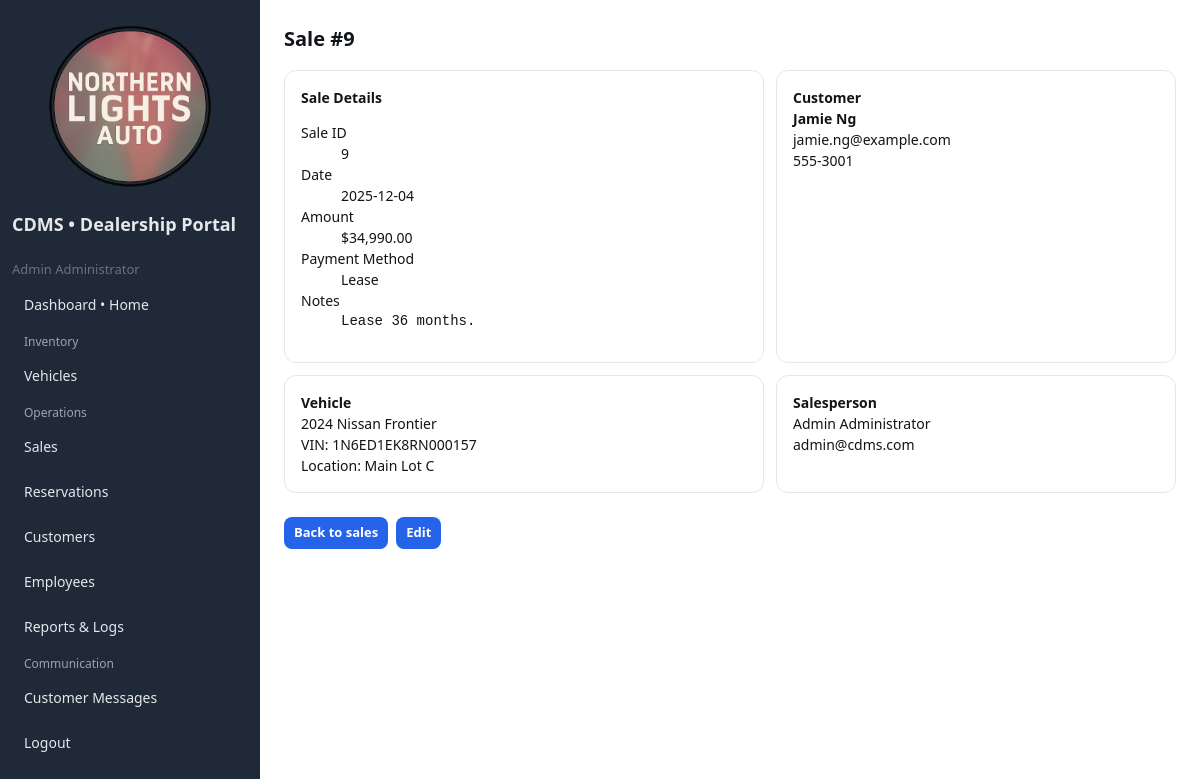
/public/sale_view.php?id=9 (signed in), run on the app's committed database.
### tables this page shows
CREATE TABLE `sales` (
  `sale_id` int(11) NOT NULL,
  `vehicle_id` int(11) NOT NULL,
  `customer_id` int(11) NOT NULL,
  `employee_id` int(11) NOT NULL,
  `sale_price` decimal(10,2) NOT NULL,
  `sale_date` date NOT NULL DEFAULT curdate(),
  `payment_method` enum('cash','finance','lease','other') NOT NULL DEFAULT 'finance',
  `notes` varchar(500) DEFAULT NULL,
  `created_at` timestamp NOT NULL DEFAULT current_timestamp(),
  `updated_at` timestamp NOT NULL DEFAULT current_timestamp() ON UPDATE current_timestamp()
);

CREATE TABLE `customers` (
  `customer_id` int(11) NOT NULL,
  `first_name` varchar(50) NOT NULL,
  `last_name` varchar(50) NOT NULL,
  `email` varchar(120) NOT NULL,
  `phone` varchar(30) DEFAULT NULL,
  `address_line1` varchar(120) DEFAULT NULL,
  `address_line2` varchar(120) DEFAULT NULL,
  `city` varchar(80) DEFAULT NULL,
  `state_province` varchar(80) DEFAULT NULL,
  `postal_code` varchar(20) DEFAULT NULL,
  `created_at` timestamp NOT NULL DEFAULT current_timestamp(),
  `updated_at` timestamp NOT NULL DEFAULT current_timestamp() ON UPDATE current_timestamp(),
  `password_hash` varchar(255) DEFAULT NULL
);

CREATE TABLE `vehicles` (
  `vehicle_id` int(11) NOT NULL,
  `vin` char(17) NOT NULL,
  `make` varchar(50) NOT NULL,
  `model` varchar(50) NOT NULL,
  `trim` varchar(50) DEFAULT NULL,
  `model_year` year(4) NOT NULL,
  `color` varchar(40) DEFAULT NULL,
  `body_style` varchar(40) DEFAULT NULL,
  `transmission` varchar(40) DEFAULT NULL,
  `fuel_type` varchar(40) DEFAULT NULL,
  `mileage` int(11) DEFAULT 0,
  `price` decimal(10,2) NOT NULL,
  `image_url` varchar(255) DEFAULT NULL,
  `status` enum('available','reserved','sold') NOT NULL DEFAULT 'available',
  `image_filename` varchar(255) DEFAULT NULL,
  `location` varchar(80) DEFAULT NULL,
  `listed_at` date NOT NULL DEFAULT curdate(),
  `created_at` timestamp NOT NULL DEFAULT current_timestamp(),
  `updated_at` timestamp NOT NULL DEFAULT current_timestamp() ON UPDATE current_timestamp()
);

CREATE TABLE `employees` (
  `employee_id` int(11) NOT NULL,
  `first_name` varchar(50) NOT NULL,
  `last_name` varchar(50) NOT NULL,
  `email` varchar(120) NOT NULL,
  `password_hash` varchar(100) DEFAULT NULL,
  `phone` varchar(30) DEFAULT NULL,
  `role` enum('sales','manager','admin') NOT NULL DEFAULT 'sales',
  `hire_date` date NOT NULL DEFAULT curdate(),
  `is_active` tinyint(1) NOT NULL DEFAULT 1,
  `created_at` timestamp NOT NULL DEFAULT current_timestamp(),
  `updated_at` timestamp NOT NULL DEFAULT current_timestamp() ON UPDATE current_timestamp()
);

### public/sale_view.php (the view, shortened to what this page needs)
<?php
$id = isset($_GET['id']) ? (int)$_GET['id'] : 0;
$pdo = DB::conn();
try {
    $st = $pdo->prepare(
        "SELECT s.*, c.first_name AS c_first, c.last_name AS c_last, c.email AS c_email, c.phone AS c_phone,
                v.make, v.model, v.model_year, v.vin, v.location,
                e.first_name AS e_first, e.last_name AS e_last, e.email AS e_email
        FROM sales s
        LEFT JOIN customers c ON c.customer_id = s.customer_id
        LEFT JOIN vehicles  v ON v.vehicle_id  = s.vehicle_id
        LEFT JOIN employees e ON e.employee_id = s.employee_id
        WHERE s.sale_id = ? LIMIT 1"
    );
    $st->execute([$id]);
    $sale = $st->fetch(PDO::FETCH_ASSOC);
} catch (Throwable $e) {
    $sale = false;
}
?>
<!doctype html>
<html>
<head>
    <?php include __DIR__ . '/../includes/header.php'; ?>
</head>
<body>
    <div class="layout">
        <?php include __DIR__ . '/_sidebar.php'; ?>
        <div class="content">
            <div class="header">
                <div class="title">Sale #<?= (int)$sale['sale_id'] ?></div>
            </div>
            <div class="two-col">
                <div class="card">
                    <div class="card-header"><strong>Sale Details</strong></div>
                    <div class="card-body">
                        <dl>
                            <dt>Sale ID</dt><dd><?= (int)$sale['sale_id'] ?></dd>
                            <dt>Date</dt><dd><?= htmlspecialchars($sale['sale_date']) ?></dd>
                            <dt>Amount</dt><dd>$<?= number_format((float)$sale['sale_price'], 2) ?></dd>
                            <dt>Payment Method</dt><dd><?= htmlspecialchars(ucfirst($sale['payment_method'] ?? '')) ?></dd>
                            <dt>Notes</dt><dd><pre style="white-space:pre-wrap;margin:0;"><?= htmlspecialchars($sale['notes'] ?? '') ?></pre></dd>
                        </dl>
                    </div>
                </div>
                <div class="card">
                    <div class="card-header"><strong>Customer</strong></div>
                    <div class="card-body">
                        <div><strong><?= htmlspecialchars(trim(($sale['c_first'] ?? '') . ' ' . ($sale['c_last'] ?? ''))) ?></strong></div>
                        <div><?= htmlspecialchars($sale['c_email'] ?? '') ?></div>
                        <div><?= htmlspecialchars($sale['c_phone'] ?? '') ?></div>
                    </div>
                </div>
                <div class="card">
                    <div class="card-header"><strong>Vehicle</strong></div>
                    <div class="card-body">
                        <div><?= htmlspecialchars((($sale['model_year'] ?? '') . ' ' . ($sale['make'] ?? '') . ' ' . ($sale['model'] ?? ''))) ?></div>
                        <div>VIN: <?= htmlspecialchars($sale['vin'] ?? '') ?></div>
                        <div>Location: <?= htmlspecialchars($sale['location'] ?? '') ?></div>
                    </div>
                </div>
                <div class="card">
                    <div class="card-header"><strong>Salesperson</strong></div>
                    <div class="card-body">
                        <div><?= htmlspecialchars(trim(($sale['e_first'] ?? '') . ' ' . ($sale['e_last'] ?? ''))) ?></div>
                        <div><?= htmlspecialchars($sale['e_email'] ?? '') ?></div>
                    </div>
                </div>
                <div style="grid-column: 1 / 2; margin-top:12px; display:flex; gap:8px; align-items:flex-start;">
                    <a class="btn btn-primary btn-sm" href="<?= BASE_URL ?>/sales.php">Back to sales</a>
                    <a class="btn btn-primary btn-sm" href="<?= BASE_URL ?>/sale_edit.php?id=<?= (int)$sale['sale_id'] ?>">Edit</a>
                </div>
            </div>
        </div>
    </div>
</body>
</html>

### public/assets/style.css (style rules this page uses)
:root { --bg: #ffffff; --sidebar-width: 260px; --text: #111418; --muted: #6b7280; --accent: #2563eb; --accent-hover: #1d4ed8; --sidebar: #1f2937; --sidebar-text: #e5e7eb; --sidebar-active: #111827; --border: #e5e7eb; --table-stripe: #f8fafc; --card-bg: #ffffff; --card-hover: #f8fafc; --input-bg: #ffffff; --table-head-bg: #f3f4f6; --button-text: #ffffff; }
* { box-sizing: border-box }
html, body { height: 100% }
body { margin: 0; background: var(--bg); color: var(--text); font: 14px/1.5 system-ui, -apple-system, Segoe UI, Roboto, Ubuntu, Cantarell, Noto Sans, Helvetica, Arial, "Apple Color Emoji", "Segoe UI Emoji"; }
.layout { display: flex; min-height: 100vh }
.content { flex: 1; padding: 24px; }
.header { display: flex; justify-content: space-between; align-items: center; margin-bottom: 16px }
.header .title { font-size: 20px; font-weight: 700 }
.card { border: 1px solid var(--border); border-radius: 12px; padding: 16px; background: var(--card-bg) }
.btn { display: inline-flex; align-items: center; gap: 8px; padding: 8px 12px; border-radius: 8px; border: 0; background: var(--accent) !important; color: var(--button-text) !important; text-decoration: none; cursor: pointer; font-weight: 600; }
.btn.btn-primary, .btn-primary { background: var(--accent); color: var(--button-text); border-color: var(--accent); }
.btn-sm { padding: 6px 10px; font-size: 13px; border-radius: 8px; }
.two-col { display: grid; grid-template-columns: 1.2fr 1fr; gap: 12px }

### data on the page
sales: sale_id "9", sale_date "2025-12-04", sale_price "34,990.00", payment_method "Lease", notes "Lease 36 months.", customer.last_name "Jamie Ng", customer.email "jamie.ng@example.com", customer.phone "555-3001", vehicle.model "2024 Nissan Frontier", vehicle.vin "1N6ED1EK8RN000157", vehicle.location "Main Lot C", employee.last_name "Admin Administrator", employee.email "admin@cdms.com"

### other printed values
$u['name'] "Admin Administrator"
